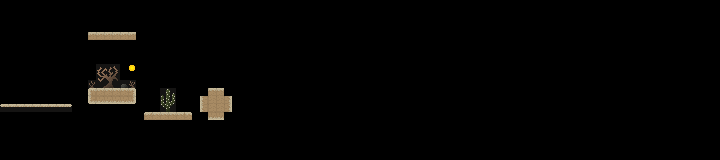

A 2D game scene composited from a Tiled map and its tileset images. What follows is a short description and the map's XML, with every tile layer's data as written:
An orthogonal 90x20 tile map with 8x8 px tiles, 1 tile layer (Tile Layer 1).

<map version="1.9" tiledversion="1.9.0" orientation="orthogonal" renderorder="right-down" width="90" height="20" tilewidth="8" tileheight="8" infinite="0" nextlayerid="2" nextobjectid="1">
 <tileset firstgid="1" source="desert.tsx" />
 <layer id="1" name="Tile Layer 1" width="90" height="20">
  <data encoding="csv">
0,0,0,0,0,0,0,0,0,0,0,0,0,0,0,0,0,0,0,0,0,0,0,0,0,0,0,0,0,0,0,0,0,0,0,0,0,0,0,0,0,0,0,0,0,0,0,0,0,0,0,0,0,0,0,0,0,0,0,0,0,0,0,0,0,0,0,0,0,0,0,0,0,0,0,0,0,0,0,0,0,0,0,0,0,0,0,0,0,0,
0,0,0,0,0,0,0,0,0,0,0,0,0,0,0,0,0,0,0,0,0,0,0,0,0,0,0,0,0,0,0,0,0,0,0,0,0,0,0,0,0,0,0,0,0,0,0,0,0,0,0,0,0,0,0,0,0,0,0,0,0,0,0,0,0,0,0,0,0,0,0,0,0,0,0,0,0,0,0,0,0,0,0,0,0,0,0,0,0,0,
0,0,0,0,0,0,0,0,0,0,0,0,0,0,0,0,0,0,0,0,0,0,0,0,0,0,0,0,0,0,0,0,0,0,0,0,0,0,0,0,0,0,0,0,0,0,0,0,0,0,0,0,0,0,0,0,0,0,0,0,0,0,0,0,0,0,0,0,0,0,0,0,0,0,0,0,0,0,0,0,0,0,0,0,0,0,0,0,0,0,
0,0,0,0,0,0,0,0,0,0,0,0,0,0,0,0,0,0,0,0,0,0,0,0,0,0,0,0,0,0,0,0,0,0,0,0,0,0,0,0,0,0,0,0,0,0,0,0,0,0,0,0,0,0,0,0,0,0,0,0,0,0,0,0,0,0,0,0,0,0,0,0,0,0,0,0,0,0,0,0,0,0,0,0,0,0,0,0,0,0,
0,0,0,0,0,0,0,0,0,0,0,6,6,6,6,6,6,0,0,0,0,0,0,0,0,0,0,0,0,0,0,0,0,0,0,0,0,0,0,0,0,0,0,0,0,0,0,0,0,0,0,0,0,0,0,0,0,0,0,0,0,0,0,0,0,0,0,0,0,0,0,0,0,0,0,0,0,0,0,0,0,0,0,0,0,0,0,0,0,0,
0,0,0,0,0,0,0,0,0,0,0,120,0,0,0,0,0,0,0,0,0,0,0,0,0,0,0,0,0,0,0,0,0,0,0,0,0,0,0,0,0,0,0,0,0,0,0,0,0,0,0,0,0,0,0,0,0,0,0,0,0,0,0,0,0,0,0,0,0,0,0,0,0,0,0,0,0,0,0,0,0,0,0,0,0,0,0,0,0,0,
0,0,0,0,0,0,0,0,0,0,0,0,0,0,0,0,0,0,0,0,0,0,0,0,0,0,0,0,0,0,0,0,0,0,0,0,0,0,0,0,0,0,0,0,0,0,0,0,0,0,0,0,0,0,0,0,0,0,0,0,0,0,0,0,0,0,0,0,0,0,0,0,0,0,0,0,0,0,0,0,0,0,0,0,0,0,0,0,0,0,
0,0,0,0,0,0,0,0,0,0,0,0,0,0,0,0,0,0,0,0,0,0,0,0,0,0,0,0,0,0,0,0,0,0,0,0,0,0,0,0,0,0,0,0,0,0,0,0,0,0,0,0,0,0,0,0,0,0,0,0,0,0,0,0,0,0,0,0,0,0,0,0,0,0,0,0,0,0,0,0,0,0,0,0,0,0,0,0,0,0,
0,0,0,0,0,0,0,0,0,0,0,0,98,99,100,0,61,0,0,0,0,0,0,0,0,0,0,0,0,0,0,0,0,0,0,0,0,0,0,0,0,0,0,0,0,0,0,0,0,0,0,0,0,0,0,0,0,0,0,0,0,0,0,0,0,0,0,0,0,0,0,0,0,0,0,0,0,0,0,0,0,0,0,0,0,0,0,0,0,0,
0,0,0,0,0,0,0,0,0,0,0,0,111,112,113,0,0,0,0,0,0,0,0,0,0,0,0,0,0,0,0,0,0,0,0,0,0,0,0,0,0,0,0,0,0,0,0,0,0,0,0,0,0,0,0,0,0,0,0,0,0,0,0,0,0,0,0,0,0,0,0,0,0,0,0,0,0,0,0,0,0,0,0,0,0,0,0,0,0,0,
0,0,0,0,0,0,0,0,0,0,0,95,124,125,126,108,94,0,0,0,0,0,0,0,0,0,118,118,0,0,0,0,0,0,0,0,0,0,0,0,0,0,0,0,0,0,0,0,0,0,0,0,0,0,0,0,0,0,0,0,0,0,0,0,0,0,0,0,0,0,0,0,0,0,0,0,0,0,0,0,0,0,0,0,0,0,0,0,0,0,
0,0,0,0,0,0,0,0,0,0,0,64,7,7,7,7,8,0,0,0,101,102,0,0,0,0,7,7,0,0,0,0,0,0,0,0,0,0,0,0,0,0,0,0,0,0,0,0,0,0,0,0,0,0,0,0,0,0,0,0,0,0,0,0,0,0,0,0,0,0,0,0,0,0,0,0,0,0,0,0,0,0,0,0,0,0,0,0,0,0,
118,118,118,118,118,118,118,118,118,0,0,63,116,116,116,116,62,0,0,0,114,115,0,0,118,65,20,20,21,118,0,0,0,0,0,0,0,0,0,0,0,0,0,0,0,0,0,0,0,0,0,0,0,0,0,0,0,0,0,0,0,0,0,0,0,0,0,0,0,0,0,0,0,0,0,0,0,0,0,0,0,0,0,0,0,0,0,0,0,0,
27,28,28,28,28,28,28,28,29,0,0,0,0,0,0,0,0,0,0,119,127,128,119,0,118,65,20,20,21,118,0,0,0,0,0,0,0,0,0,0,0,0,0,0,0,0,0,0,0,0,0,0,0,0,0,0,0,0,0,0,0,0,0,0,0,0,0,0,0,0,0,0,0,0,0,0,0,0,0,0,0,0,0,0,0,0,0,0,0,0,
0,0,0,0,0,0,0,0,0,0,0,0,0,0,0,0,0,0,81,7,7,7,7,82,0,0,116,116,0,0,0,0,0,0,0,0,0,0,0,0,0,0,0,0,0,0,0,0,0,0,0,0,0,0,0,0,0,0,0,0,0,0,0,0,0,0,0,0,0,0,0,0,0,0,0,0,0,0,0,0,0,0,0,0,0,0,0,0,0,0,
0,0,0,0,0,0,0,0,0,0,0,0,0,0,0,0,0,0,0,0,0,0,0,0,0,0,118,118,0,0,0,0,0,0,0,0,0,0,0,0,0,0,0,0,0,0,0,0,0,0,0,0,0,0,0,0,0,0,0,0,0,0,0,0,0,0,0,0,0,0,0,0,0,0,0,0,0,0,0,0,0,0,0,0,0,0,0,0,0,0,
0,0,0,0,0,0,0,0,0,0,0,0,0,0,0,0,0,0,0,0,0,0,0,0,0,0,0,0,0,0,0,0,0,0,0,0,0,0,0,0,0,0,0,0,0,0,0,0,0,0,0,0,0,0,0,0,0,0,0,0,0,0,0,0,0,0,0,0,0,0,0,0,0,0,0,0,0,0,0,0,0,0,0,0,0,0,0,0,0,0,
0,0,0,0,0,0,0,0,0,0,0,0,0,0,0,0,0,0,0,0,0,0,0,0,0,0,0,0,0,0,0,0,0,0,0,0,0,0,0,0,0,0,0,0,0,0,0,0,0,0,0,0,0,0,0,0,0,0,0,0,0,0,0,0,0,0,0,0,0,0,0,0,0,0,0,0,0,0,0,0,0,0,0,0,0,0,0,0,0,0,
0,0,0,0,0,0,0,0,0,0,0,0,0,0,0,0,0,0,0,0,0,0,0,0,0,0,0,0,0,0,0,0,0,0,0,0,0,0,0,0,0,0,0,0,0,0,0,0,0,0,0,0,0,0,0,0,0,0,0,0,0,0,0,0,0,0,0,0,0,0,0,0,0,0,0,0,0,0,0,0,0,0,0,0,0,0,0,0,0,0,
0,0,0,0,0,0,0,0,0,0,0,0,0,0,0,0,0,0,0,0,0,0,0,0,0,0,0,0,0,0,0,0,0,0,0,0,0,0,0,0,0,0,0,0,0,0,0,0,0,0,0,0,0,0,0,0,0,0,0,0,0,0,0,0,0,0,0,0,0,0,0,0,0,0,0,0,0,0,0,0,0,0,0,0,0,0,0,0,0,0
</data>
 </layer>
</map>
